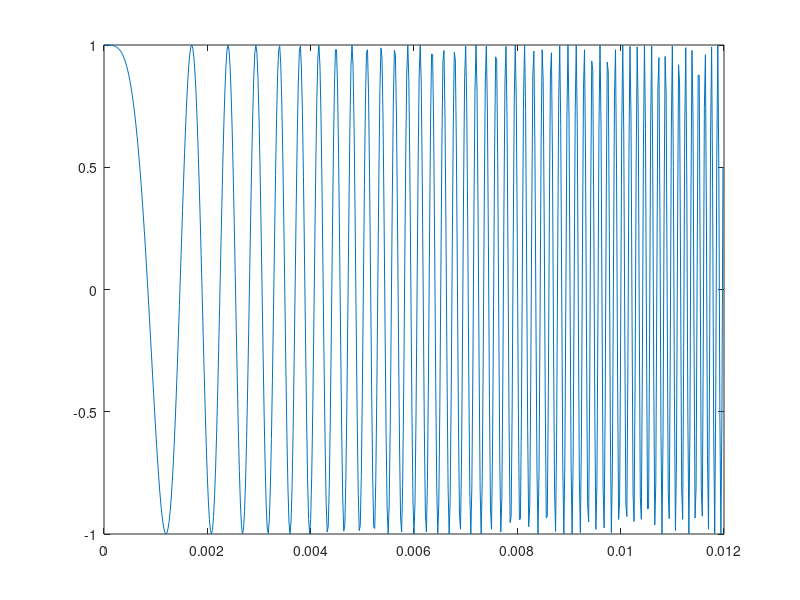

MATLAB code to generate this figure:
tau = 20e-6;
B = 5e6;
fs = 30e6;
N = tau*fs;
Ts = 1/fs;
n = 0:N-1;

f_of_t = (0.5.*n.*B./N);
shift = exp(j*2*pi .* f_of_t ./fs.*n);
% So phi(t) = 2*pi*f(t)/fs*n

plot(tau*n,shift);
